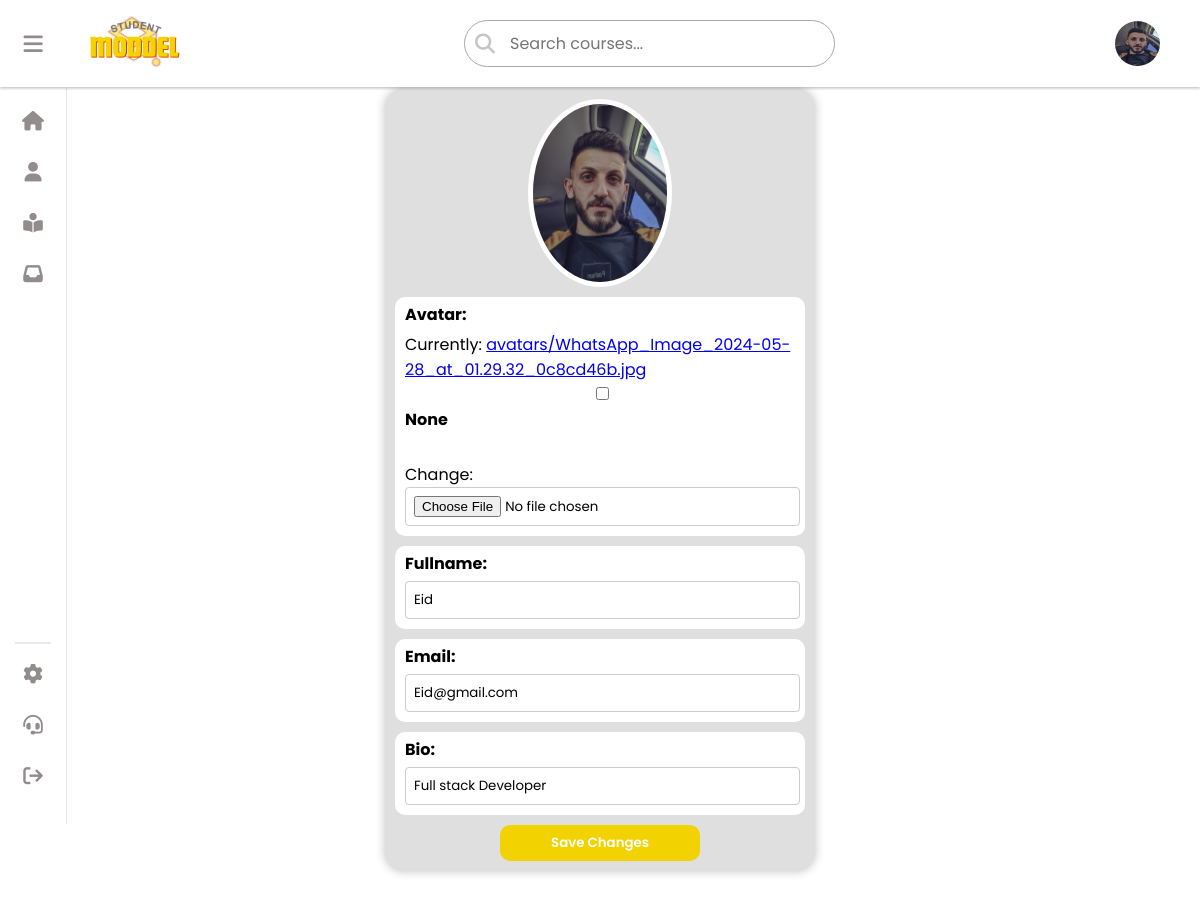
The app's page /sittings (signed in) with its own data.
### crud/models.py (models this page shows)
class Student(models.Model):
    fullname = models.CharField(max_length=90,null=False,default='No Name Provided')
    user = models.ForeignKey(User, on_delete=models.CASCADE, default=1)
    email = models.CharField(max_length=100)
    id_user = models.IntegerField( null=True)
    avatar = models.ImageField(upload_to='avatars/', null=True, blank=True, default= 'defult.png')
    bio = models.CharField(max_length=250 , null=True, blank=True, default='None')

### crud/views.py (the view)
# urls.py: path('sittings', views.sittings, name='sittings'),
@login_required(login_url='/login'  )
def sittings(request):
    userl = request.user
    print(f'Logged-in user: {userl}')
    student = Student.objects.filter(user=userl).first()
    print(f'Student found: {student}')
    if request.method == 'POST':
        form = StudentForm(request.POST, request.FILES, instance=student)
        if form.is_valid():
            form.save()
            return redirect('')  # Assuming you have a URL named 'students_list'
    else:
        form = StudentForm(instance=student)
    return render(request, 'sitting.html' ,{'student': student, 'form': form})

### crud/form.py
class StudentForm(forms.ModelForm):
    class Meta:
        model = Student
        fields = ['avatar', 'fullname', 'email', 'bio']
    def __init__(self, *args, **kwargs):
        super(StudentForm, self).__init__(*args, **kwargs)
        self.fields['avatar'].widget = forms.ClearableFileInput(
            attrs={'initial_text': 'Current Avatar', 'input_text': 'Change', 'clear_checkbox_label': 'Clear current image'}
        )
        self.fields['avatar'].widget.clear_checkbox_label = None

### crud/templates/sitting.html (shortened to what this page needs)
<!DOCTYPE html>
<html lang="en">
  <head>
    {% load static %}
    <link
      rel="stylesheet"
      href="https://cdnjs.cloudflare.com/ajax/libs/font-awesome/6.5.1/css/all.min.css"
    />
    <link
      rel="stylesheet"
      type="text/css"
      href="{% static 'css/style.css' %}"
    />
  </head>
  <body>
    {% include "aside.html" %}
    <div class="content">
      <form class="form11" method="post" enctype="multipart/form-data">
        {% if form.instance.avatar %}
        <div class="form-group1">
          <img src="{{ form.instance.avatar.url }}" alt="Avatar" />
        </div>
        {% endif %} {% for field in form %}
        <div class="form-group">
          {{ field.label_tag }} {{ field }}
        </div>
        {% endfor %}
        <button type="submit" class="submit">Save Changes</button>
      </form>
    </div>
  </body>
</html>

### crud/templates/aside.html (shortened to what this page needs)
{% load static %}
<div class="navcontainer">   <nav>
    <div class="navbar">
        <button class="user" id="user">
            <i class="fa-solid fa-bars"></i>
        </button>
        <div class="logo">
            <a href="{% url '' %}"><img src="{% static 'logo.png' %}" width="100px" alt="" class="logoimg"></a>
        </div>
    </div>
       {% if not user.is_staff%}
    <div class="search_box">
        <form method="GET" action="{% url 'search_courses' %}">
            <button type="submit"><i class="fa fa-search" aria-hidden="true"></i></button>
            <input name="search" type="text" placeholder="Search courses..." required>
        </form>
    </div>
    {%endif%}
    <div class="new">
        {% if student.avatar %}
        <img  src="{{student.avatar.url}}" height="45px" width="45px" style="border-radius: 50%;" alt="" class="profile">
        {% else %}
        <img  src="{% static 'assets/defult.png'%}" height="45px" width="45px" style="border-radius: 50%;  object-fit: cover;
        " alt="" class="profile">
        {% endif %}
    </div>
</nav></div>
<aside class="aside" id="aside">
    <div class="list">
        <ul>
            <li><button>
                <a href="{% url '' %}"><i class="fa-solid fa-house"></i><span class="text">home</span></a>
                </button></li>
            <li><button>
                  <a href="{% url 'profile' %}">  <i class="fa-solid fa-user"></i><span class="text">profile</span></a>
                </button></li>
                {%if not user.is_staff%}
            <li><button>
                <a href="{% url 'mycourses' %}">  <i class="fa-solid fa-book-open-reader"></i><span class="text">My Courses</span></a>
                </button></li>
                {%endif%}
            <li><button>
                <a href="{% url 'notifications' %}"><i class="fa-solid fa-inbox"></i></i><span class="text">inbox</span>
                </button></li></a>
        </ul>
    </div>
    <hr>
    <div class="list">
        <ul>
            <li><button>
                <a href="{% url 'sittings' %}"><i class="fa-solid fa-gear"></i><span class="text">sittings</span></a>
                </button></li>
            <li><button>
                <a href="{% url 'support' %}"><i class="fa-solid fa-headset"></i><span class="text">Contact</span></a>
                </button></li>
            <li><button >
                   <a href="{% url 'logout' %}"><i class="fa-solid fa-arrow-right-from-bracket"></i><span class="text">logOut</span></a>
                </button></li>
        </ul>
    </div>
</aside>

### crud/static/css/style.css (style rules this page uses)
* { margin: 0; padding: 0; box-sizing: border-box; font-family: 'Poppins',sans-serif; }
nav { display: flex; justify-content: space-between; align-items: center; text-align: center; padding: 10px; background-color: white; box-shadow: 0 2px 2px 0.3px rgb(27, 26, 26,0.2); z-index: 99; }
.navbar { display: flex; align-items: center; text-align: center; gap: 40px; background-color: white; }
.navcontainer { background-color: white; }
nav { background-color: white; position: fixed; width: 100%; top: 0px; }
.logo { display: flex; justify-content: space-between; align-items: center; gap: 20px; }
.user { font-size: 22px; color: #928c8c; margin-left: 12px; }
.new { display: flex; align-items:center ; text-align: center; gap: 20px; margin-right: 30px; }
html { scroll-behavior: smooth; }
:root { --color-zero: #fff; --color-one: #e7e7ee; --color-two: #928c8c; --color-tree: #edebee; --color-four: #b1b0bb; --duration: 0.3s; --aside-width: 66px; --aside-active-width: 205px; --btn-width: 36px; --btn-height: 36px; }
* { -webkit-box-sizing: border-box; box-sizing: border-box; margin: 0; padding: 0; outline: none; }
ul { list-style: none; }
button { width: 100%; height: 36px; height: var(--btn-height); border: none; background: none; cursor: pointer; border-radius: 12px; position: relative; display: -webkit-box; display: -ms-flexbox; display: flex; -webkit-box-pack: start; -ms-flex-pack: start; justify-content: flex-start; -webkit-box-align: center; -ms-flex-align: center; align-items: center; }
.fa-solid { width: 22px; height: 22px; display: -webkit-box; display: -ms-flexbox; display: flex; align-items: center; justify-content: center; }
.aside { margin-top: 2px; width: 66px; width: var(--aside-width); height: 92vh; background-color: #ffffff; top: 86px; padding: 15px; -webkit-user-select: none; -moz-user-select: none; -ms-user-select: none; user-select: none; overflow: hidden; -webkit-transition-duration: 0.3s; transition-duration: 0.3s; -webkit-transition-duration: var(--duration); transition-duration: var(--duration); display: -webkit-box; display: -ms-flexbox; display: flex; -webkit-box-orient: vertical; -webkit-box-direction: normal; -ms-flex-flow: column nowrap; flex-flow: column nowrap; -webkit-box-align: start; -ms-flex-align: start; align-items: flex-start; box-shadow: 1px 0px 0px rgba(0, 0, 0, 0.1); padding-bottom:30px ; }
.aside hr { width: 100%; margin: 12px 0; border: 0.01rem solid #e9e9f1; }
.aside .list:nth-child(1) { display: -webkit-box; display: -ms-flexbox; display: flex; -webkit-box-flex: 1; -ms-flex-positive: 1; flex-grow: 2; }
.aside .list { width: 100%; }
.aside .list ul { width: 100%; display: -webkit-box; display: -ms-flexbox; display: flex; -webkit-box-orient: vertical; -webkit-box-direction: normal; -ms-flex-direction: column; flex-direction: column; row-gap: 15px; }
.aside .list button { background-color: transparent; -webkit-transition-duration: 0.3s; transition-duration: 0.3s; -webkit-transition-duration: var(--duration); transition-duration: var(--duration); padding: 0 7px; overflow: hidden; }
.aside .list button i { font-size: 19.55px; color: #e9dede; color: var(--color-two); -webkit-transition-duration: 0.3s; transition-duration: 0.3s; -webkit-transition-duration: var(--duration); transition-duration: var(--duration); }
.aside { position: fixed; left: 0px; }
.list ul li button a { display: flex; justify-content: start ; text-decoration: none; }
.content { margin-top: 7%; margin-left: 6%; }
.search_box { border-radius: 40px; background-color: white; }
.search_box form { display: flex; justify-content: center; align-items: center; border-radius: 30px; border: #aaaaaa 1px solid; margin: 0; }
.search_box input { border:none; margin:10px 8px 10px 5px; font-size: 16px; outline: none; color:#17202A; }
.search_box button i { font-size: 20px; margin: 0px 10px; color:#c5c5c5; }
.search_box button { background: transparent; border:none; outline: none; }
@media screen and (max-width: 1250px) { .content { margin-top: 10%; margin-left: 10%; } }

### records on screen
Student: avatar (picture), instance.avatar (picture), form "Eid" "Eid@gmail.com" "Full stack Developer"

### other values on screen
{{ field.label_tag }} "Avatar:" "Fullname:" "Email:" "Bio:"
